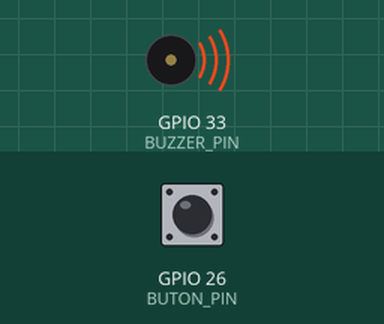
Simulated run of this sketch. Board: ESP32. On the bench: buzzer (waves = sounding, pin HIGH). Inputs (shaded band) come from the test bench; at power-on: GPIO 26 (BUTON_PIN) HIGH. What the sketch prints to the serial monitor is not drawn.

Above: at 1.2 s.
1.3 s: GPIO 26 (BUTON_PIN) pulled LOW for 0.15 s
4.3 s: GPIO 26 (BUTON_PIN) driven LOW
7.3 s: GPIO 26 (BUTON_PIN) pulsed HIGH 5 times (0.12 s each, 0.3 s apart)
Timing chart, 0 to 17.8 s (numbered marks = the images above; inputs shaded):
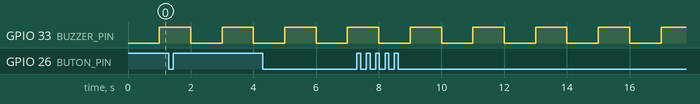

Measured:
- by itself, GPIO 33 (BUZZER_PIN): alternates HIGH for 1.0 s and LOW for 1.0 s

The sketch:

Foy5_Millis_Alarm.ino
```cpp
// FOY 5 - Kod 5.3: millis() ile kesik alarm
const int BUTON_PIN = 26;
const int BUZZER_PIN = 33;
const int BUZZER_ACIK = HIGH;
const int BUZZER_KAPALI = LOW;
const unsigned long ARALIK = 1000;      // ms

unsigned long sonDegisim = 0;           // buzzer en son ne zaman degisti?
bool buzzerAcik = false;

void setup() {
  Serial.begin(115200);
  pinMode(BUTON_PIN, INPUT_PULLUP);
  pinMode(BUZZER_PIN, OUTPUT);
  digitalWrite(BUZZER_PIN, BUZZER_KAPALI);
}

void loop() {
  unsigned long simdi = millis();

  if (simdi - sonDegisim >= ARALIK) {   // 1 saniye doldu mu? (saate bak)
    sonDegisim = simdi;
    buzzerAcik = !buzzerAcik;           // acik ise kapat, kapali ise ac
    if (buzzerAcik) {
      digitalWrite(BUZZER_PIN, BUZZER_ACIK);
    } else {
      digitalWrite(BUZZER_PIN, BUZZER_KAPALI);
    }
  }

  if (digitalRead(BUTON_PIN) == LOW) {  // buton her turda okunur
    Serial.println("Butona basildi!");
  }
}
```
